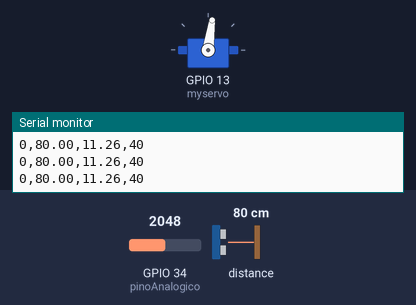
A sketch run on a simulated ESP32. Shown: servo, the last lines printed to the serial monitor. The test bench sets the inputs (shaded band); at power-on: distance to the obstacle 80 cm, GPIO 34 (pinoAnalogico) = 2048.

Above: at 1.2 s.
1.3 s: distance to the obstacle set to 9 cm
At 1.47 s:
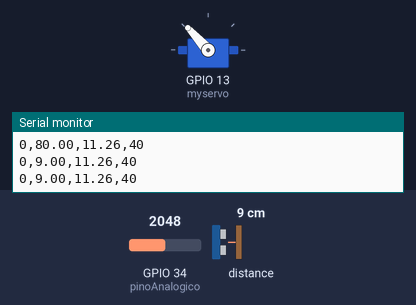
4.3 s: GPIO 34 (pinoAnalogico) set to 491
At 6.1 s:
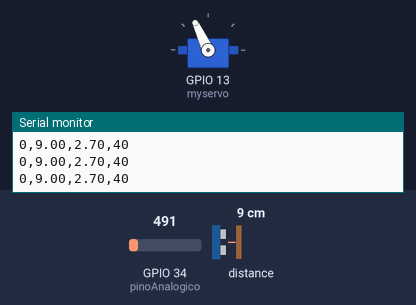
7.3 s: distance to the obstacle set to 2 cm
10.3 s: GPIO 34 (pinoAnalogico) set to 4095
At 11.9 s:
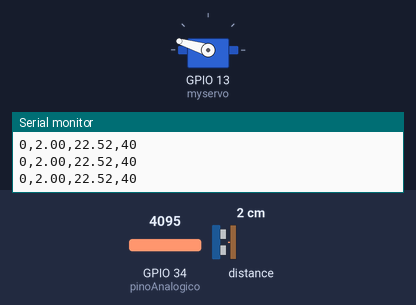
12.6 s: GPIO 34 (pinoAnalogico) set to 2866
15.6 s: distance to the obstacle set to 60 cm
At 15.9 s:
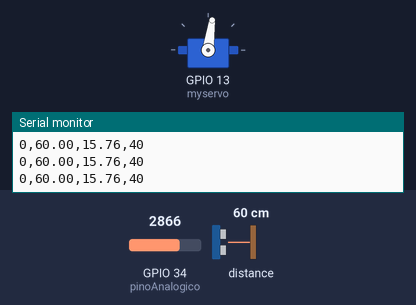
Timing chart, 0 to 18.1 s (numbered marks = the images above; inputs shaded):
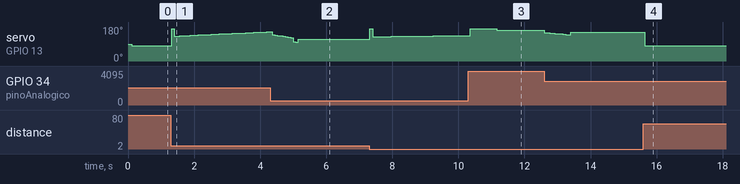

The sketch:

Main.ino
```cpp
#include <Wire.h>
#include "Adafruit_VL53L0X.h"
#include <ESP32Servo.h>

Servo myservo;
Adafruit_VL53L0X lox = Adafruit_VL53L0X();

// Configuração dos pinos I2C
#define SDA_PIN 21  // Pino SDA (D21)
#define SCL_PIN 23  // Pino SCL (D23)

float dist; // Distância em centímetros
float kp = 1.8, ki = 0.2801, kd = 18.0;
float erro = 0, erro_anterior = 0;
float setpoint;
float saidaPID = 0;
float PID_i = 0;
unsigned long tempoAnterior = 0;
unsigned long intervaloControle = 80; // Intervalo ajustado para 80 ms

// Filtro de média móvel para definir set-point
const int numLeituras = 10; // Número de leituras para a média
int leituras[numLeituras];  // Array para armazenar as leituras
int indice = 0;             // Índice atual do array
int total = 0;              // Soma das leituras

const int pinoAnalogico = 34; // Pino GPIO34 (pino analógico no ESP32)

void setup() {
  Serial.begin(115200);
  while (!Serial) {delay(1);}

  // Inicializa a comunicação I2C com os pinos customizados
  Wire.begin(SDA_PIN, SCL_PIN);

  if (!lox.begin()) {
    Serial.println(F("Falha ao inicializar o sensor"));
    while(1);
  }

  myservo.attach(13);
}

void loop() {
  unsigned long tempoAtual = millis();
  if (tempoAtual - tempoAnterior >= intervaloControle) {
    tempoAnterior = tempoAtual;

    if (dist != -1) { // Se a leitura for válida executa PID
      // Cálculo do PID

     dist = get_dist(5); // 5 leituras por ciclo

     setpoint = get_setpoint();

     erro = setpoint - dist;

      if (-5 < erro && erro < 5) {
        PID_i += ki * erro;
      } else {
        PID_i = 0;
      }

      float derivadaErro = erro - erro_anterior;

      saidaPID = (kp * erro) + PID_i + (kd * derivadaErro);

      saidaPID = constrain(saidaPID, -45, 45); // Limita a saída
      myservo.write(127 + saidaPID);  //Âgulo da barra na horizontal + saída do PID

      erro_anterior = erro;  //Atualiza o erro

//---------Impressão de valores para análise em gráfico no Serial Plotter------
Serial.print(0);
Serial.print(",");
Serial.print(dist);
Serial.print(",");
Serial.print(setpoint);
Serial.print(",");
Serial.println(40);
delay(5);

    }

  }
}


//----------------Função para obter a distância do sensor---------------------
float get_dist(int n) {
  long soma = 0;
  int validas = 0;

  for (int i = 0; i < n; i++) {
    VL53L0X_RangingMeasurementData_t medida;
    lox.rangingTest(&medida, false);

    if (medida.RangeStatus != 4) { // Verifica leitura válida
      soma += medida.RangeMilliMeter;
      validas++;

    delay(5); // Pequeno delay para estabilidade
    float distancia_cm = (soma / validas) / 10.0; // Converte para cm
    //Serial.print("Distancia (cm): ");
    //Serial.println(distancia_cm);
    return distancia_cm;
    }

    else {
    Serial.println("Leitura invalida");
    return -1; // Retorna -1 se todas as leituras forem inválidas
  }
}
}


//--------------Função para obter o set-point a partir da tensão lida no potenciômetro-----------
float get_setpoint() {
  // Subtrai a leitura mais antiga do total
  total -= leituras[indice];

  // Lê o valor analógico e armazena no array
  leituras[indice] = analogRead(pinoAnalogico);

  // Adiciona a nova leitura ao total
  total += leituras[indice];

  // Avança para a próxima posição no array
  indice = (indice + 1) % numLeituras;

  // Calcula a média e mapeia para a faixa de 0 a 25
  float setpoint = (total / numLeituras) * 0.0055;

  return setpoint;
}
```

Measured:
- after the input at 15.6 s, servo on GPIO 13 (myservo): 151° → 82° at once
